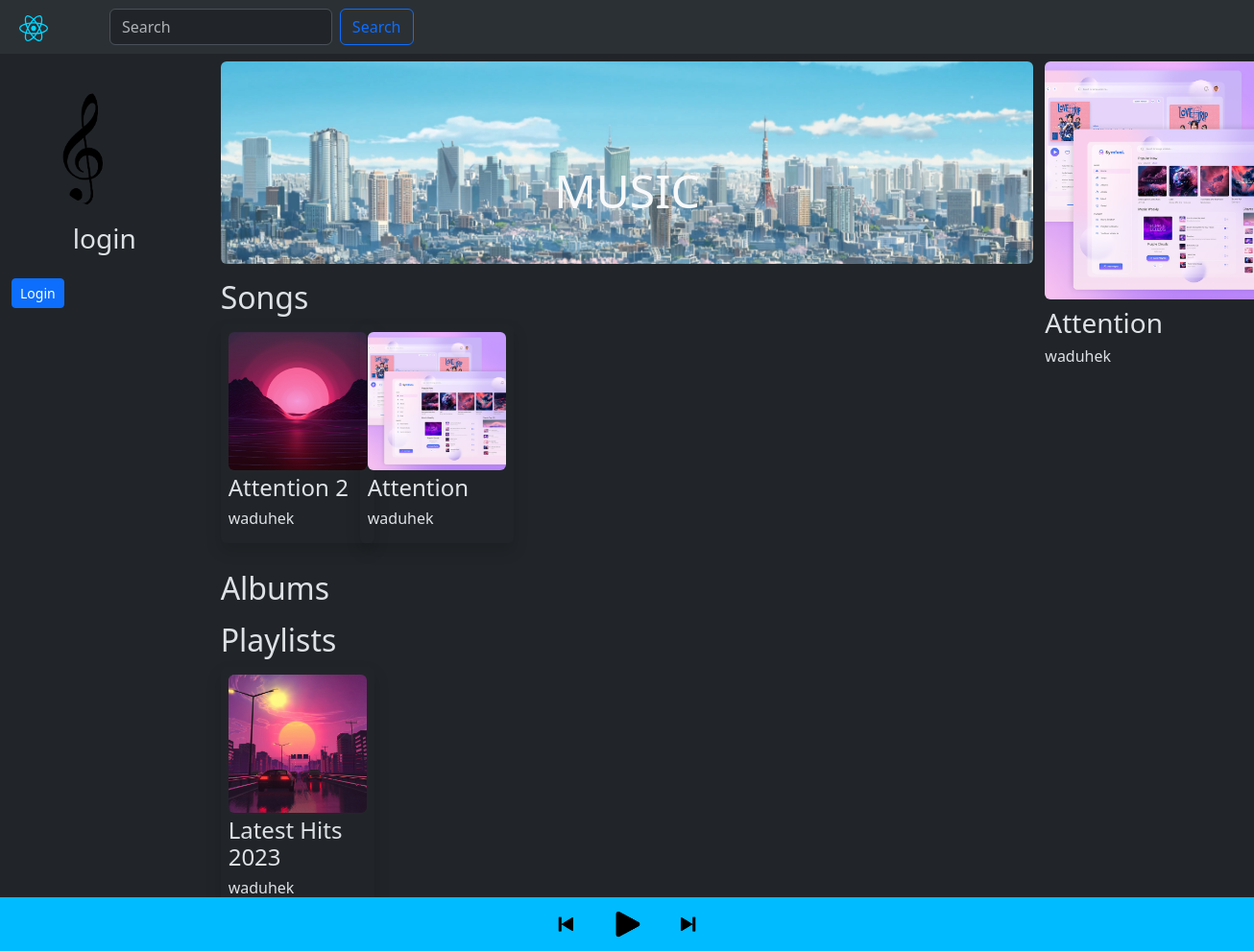
The page / on the database its author committed.
### app.py (models this page shows)
class Songs(db.Model):
    id = db.Column(db.Integer, primary_key=True)
    name = db.Column(db.String(200), nullable=False)
    song = db.Column(db.String(300))
    img = db.Column(db.String(300))
    duration = db.Column(db.String(10))
    genre = db.Column(db.String(50))
    rating = db.Column(db.Float, default=0.0)
    num_ratings = db.Column(db.Integer, default=0)
    date_added = db.Column(db.DateTime, default=datetime.utcnow)
    popularity = db.Column(db.Integer, default=0)
    lyrics = db.Column(db.String(3000))
    artist_id = db.Column(db.Integer, db.ForeignKey(
        'user.id'), nullable=False)
    album_id = db.Column(db.Integer, db.ForeignKey(
        'albums.id'))

class User(db.Model, UserMixin):
    __tablename__ = "user"
    id = db.Column(db.Integer(), primary_key=True)
    email = db.Column(db.String(255), unique=True)
    username = db.Column(db.String(255), unique=True, nullable=False)
    password = db.Column(db.String(255), nullable=False)
    img = db.Column(db.String(300), default='user.png')
    phone = db.Column(db.Integer())
    gender = db.Column(db.String(10))
    address = db.Column(db.String(300))
    active = db.Column(db.Boolean())
    fs_uniquifier = db.Column(db.String(255), unique=True, nullable=False)
    confirmed_at = db.Column(db.DateTime())
    songs = db.relationship('Songs', backref='user',
                            cascade="all, delete-orphan")
    albums = db.relationship('Albums', backref='user',
                             cascade="all, delete-orphan")
    playlist = db.relationship('Playlist', backref='user',
                               cascade="all, delete-orphan")
    roles = db.relationship(
        "Role", secondary="roles_users", backref=db.backref("users", lazy="dynamic")
    )

class Playlist(db.Model):
    id = db.Column(db.Integer, primary_key=True)
    name = db.Column(db.String(200), nullable=False)
    img = db.Column(db.String(300))
    desc = db.Column(db.String(1000))
    creator_id = db.Column(db.Integer, db.ForeignKey(
        'user.id'), nullable=False)
    songs = db.relationship(
        'Songs', secondary='playlist_songs', backref='playlists')
    playlist_songs = db.Table('playlist_songs',
                              db.Column('playlist_id', db.Integer, db.ForeignKey(
                                  'playlist.id'), primary_key=True),
                              db.Column('song_id', db.Integer, db.ForeignKey(
                                  'songs.id'), primary_key=True)
                              )

### app.py (the view)
@app.route('/')
def index():
    if current_user.is_authenticated and current_user.username == 'admin':
        return redirect(url_for('admin_manage_content'))
    a = session.get('current_song_id', 1)
    curr_song = Songs.query.filter_by(id=a).first()
    if not curr_song:
        curr_song = Songs(name='', img='default.png')
    status = session.get('playpause', 'play')
    user, log, hide = show()
    songs = Songs.query.order_by(Songs.date_added.desc()).all()
    playlists = Playlist.query.all()
    albums = Albums.query.all()
    return render_template('index.html', songs=songs, playlists=playlists, hide=hide, log=log, albums=albums, curr_song=curr_song, status=status, user=user)

### app.py (called while the page is built)
def show():
    auth = current_user.is_authenticated
    if not auth:
        user = User(username='login', email=' ', img='default.png')
        log, hide = "hidden", ""
    else:
        user = User.query.get(current_user.id)
        log, hide = "", "hidden"
    return user, log, hide

### templates/index.html (shortened to what this page needs)
{% extends "base.html" %}
{% block content %}
        <div class="col-md-8" id="col2">
            <div class="container-fluid w-100">
                <div id="carouselExampleInterval" class="carousel slide" data-bs-ride="carousel">
                  <div class="carousel-inner">
                    <div class="carousel-item active" data-bs-interval="10000">
                      <img src="static\uploads\wallpaperflare.com_wallpaper (0).jpg" class="d-block w-100 rounded" alt="...">
                      <div class="carousel-caption d-none d-md-block">
                        <h5 class ="text-light display-5">MUSIC</h5>
                      </div>
                    </div>
                  </div>
                  <button class="carousel-control-prev" type="button" data-bs-target="#carouselExampleInterval" data-bs-slide="prev">
                  </button>
                  <button class="carousel-control-next" type="button" data-bs-target="#carouselExampleInterval" data-bs-slide="next">
                  </button>
                </div>
              </div>
            <div class="container-fluid">
                <h2 class = "mt-3 mb-2">Songs</h2>
                <div class="row">
                {% for song in songs %}
                <div class="col-sm-2">
                  <a href="{{ url_for('view_song', id=song.id) }}" class="text-decoration-none text-reset">
                  <div class="cardgroup me-1 mb-4 rounded" style="width: 10rem; height: 14rem;" id="songgroup">
                    <div class="shadow p-2 mb-1 bg-outline-light rounded">
                    <img src="static/uploads/{{song.img}}" class="card-img-top rounded" style="width: 9rem; height: 9rem; object-fit: cover;">
                    <div class="card-body">
                      <h4 class="mt-1">{{song.name}}</h5>
                      <h6 class="fw-light">{{song.user.username}}</h6>
                    </div>
                  </a>
                  </div>
                </div>
                </div>
                {% endfor %}
            </div>
            <div class="container-fluid">
                <h2 class = "mt-2 mb-2">Albums</h2>
            </div>
            <div class="container-fluid">
                <h2 class = "mt-2 mb-2">Playlists</h2>
                <div class="row">
                {% for playlist in playlists %}
                <div class="col-sm-2">
                <a href="{{ url_for('view_playlist', id=playlist.id) }}" class="text-decoration-none text-reset">
                    <div class="cardgroup me-1 mb-4 rounded" style="width: 10rem; height: 14rem;" id="playlistgroup">
                    <div class="shadow p-2 mb-1 bg-outline-dark rounded">
                    <img src="static/uploads/{{playlist.img}}" class="card-img-top rounded" style="width: 9rem; height: 9rem; object-fit: cover;">
                    <div class="card-body">
                      <h4 class="mt-1">{{playlist.name}}</h4>
                      <h6 class="fw-light">{{playlist.user.username}}</h6>
                    </div>
                  </a>
                  </div>
                </div>
                </div>
                {% endfor %}
{% endblock %}

### templates/base.html (shortened to what this page needs)
<!DOCTYPE html>
<html lang="en" data-bs-theme="dark">
<head>
    <link href="https://cdn.jsdelivr.net/npm/bootstrap@5.3.2/dist/css/bootstrap.min.css" rel="stylesheet">
    <link rel="stylesheet" href="{{ url_for('static', filename='app.css') }}" />
</head>
<body>
    <nav class="navbar navbar-expand-lg bg-body-tertiary p-2">
        <div class="container-fluid">
          <a class="navbar-brand" href="{{ url_for('index') }}"><img src = "{{ url_for('static', filename='react.svg') }}" width="30px" /></a>
            <form class="d-flex justify-content-start w-25 me-auto" role="search" method="post" action="{{ url_for('search_results')}}">
                <input class="form-control me-2" type="search" placeholder="Search" aria-label="Search" name="queryString">
                <button class="btn btn-outline-primary" type="submit">Search</button>
            </form>
          </div>
      </nav>
      <div class = "container-fluid mt-2">
        <div class="row row-cols-3">
            <div class="col-md-2 mt-2" id="col1">
                <div class="row mt-3">
                    <a href="{{url_for('account')}}" class="d-flex justify-content-center" >
                        <img src = "{{ url_for('static', filename='uploads/' + user.img) }}" class="mt-2 rounded-circle" width="120px" height="120px" class = "mt-2" style="object-fit: cover;"/>
                    </a>
                    <div class="col mb-3">
                        <h3 class="mt-3 d-flex justify-content-center">{{user.username}}</h3>
                        <a href="{{ url_for('login') }}" class = "btn btn-primary btn-sm mb-2" {{hide}}>Login</a>
                </div>
            </div>
        </div>
{% block content %}{% endblock %}
<div class="col-md-2" id="col3">
        <img src="{{ url_for('static', filename='uploads/' + curr_song.img) }}" class="me-5 rounded" alt="cover" style="width: 15.5rem; height: 15.5rem; object-fit: cover;">
        <h3 class="mt-2">{{curr_song.name}}</h3>
        <h6 class="fw-light">{{curr_song.user.username}}</h6>
</div>
<div class="fixed-bottom" id="player">
    <div class="container-fluid d-flex justify-content-center">
        <div class="row">
            <div class="col mt-2 mb-2 ">
                <img id="prevBtn" src="{{ url_for('static', filename='prev.png') }}" width="40px" onclick="togglePrev({{curr_song.id}})">
            </div>
            <div class="col mt-2 mb-2 ">
                <img id="playPauseBtn" src="{{ url_for('static', filename='play.png') }}" width="40px" onclick="togglePlayPause()">
            </div>
            <div class="col mt-2 mb-2 ">
                <img id="nextBtn" src="{{ url_for('static', filename='next.png') }}" width="40px" onclick="toggleNext({{curr_song.id}})">
            </div>
        </div>
    </div>
</div>
</body>
</html>

### static/app.css (style rules this page uses)
body { overflow-x: hidden; }
#player { background-color: rgb(0, 187, 255); padding: 0; margin: 0; }
#col3 { padding-left: 0; padding-right: 0; }
#col2 { padding-left: 0; padding-right: 0; }

### rows shown on the page
Songs: img (picture), name "Attention 2", user.username "waduhek"
Songs: img (picture), name "Attention", user.username "waduhek"
Playlist: img (picture), name "Latest Hits 2023", user.username "waduhek"
User: user.username "waduhek"

### other values the page prints
{{ user.username }} "login"
